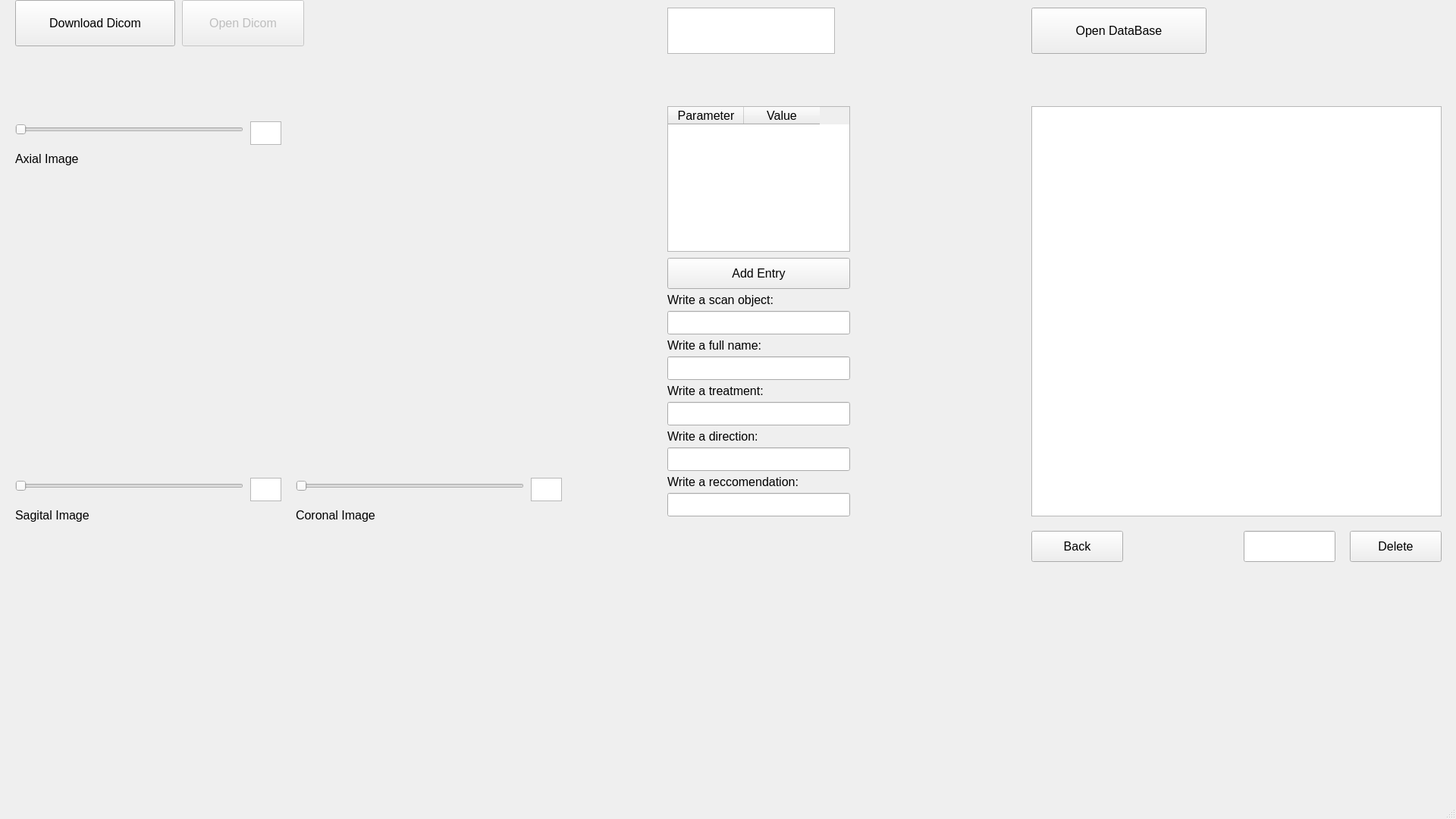
<?xml version="1.0" encoding="UTF-8"?>
<ui version="4.0">
 <class>MainWindow</class>
 <widget class="QMainWindow" name="MainWindow">
  <property name="geometry">
   <rect>
    <x>0</x>
    <y>0</y>
    <width>1920</width>
    <height>1080</height>
   </rect>
  </property>
  <property name="windowTitle">
   <string>MainWindow</string>
  </property>
  <widget class="QWidget" name="centralwidget">
   <widget class="QPushButton" name="DownloadButton">
    <property name="geometry">
     <rect>
      <x>20</x>
      <y>0</y>
      <width>211</width>
      <height>61</height>
     </rect>
    </property>
    <property name="font">
     <font>
      <family>Arial</family>
      <pointsize>12</pointsize>
     </font>
    </property>
    <property name="text">
     <string>Download Dicom</string>
    </property>
   </widget>
   <widget class="QTextEdit" name="InfoTable">
    <property name="geometry">
     <rect>
      <x>880</x>
      <y>10</y>
      <width>221</width>
      <height>61</height>
     </rect>
    </property>
    <property name="font">
     <font>
      <family>Arial</family>
      <pointsize>12</pointsize>
     </font>
    </property>
    <property name="readOnly">
     <bool>true</bool>
    </property>
   </widget>
   <widget class="QPushButton" name="OpenDicomButton">
    <property name="enabled">
     <bool>false</bool>
    </property>
    <property name="geometry">
     <rect>
      <x>240</x>
      <y>0</y>
      <width>161</width>
      <height>61</height>
     </rect>
    </property>
    <property name="font">
     <font>
      <family>Arial</family>
      <pointsize>12</pointsize>
     </font>
    </property>
    <property name="text">
     <string>Open Dicom</string>
    </property>
   </widget>
   <widget class="QLabel" name="AxialImage">
    <property name="geometry">
     <rect>
      <x>20</x>
      <y>200</y>
      <width>350</width>
      <height>350</height>
     </rect>
    </property>
    <property name="font">
     <font>
      <family>Arial</family>
      <pointsize>12</pointsize>
     </font>
    </property>
    <property name="autoFillBackground">
     <bool>true</bool>
    </property>
    <property name="text">
     <string>Axial Image</string>
    </property>
    <property name="textFormat">
     <enum>Qt::PlainText</enum>
    </property>
    <property name="scaledContents">
     <bool>true</bool>
    </property>
    <property name="alignment">
     <set>Qt::AlignLeading|Qt::AlignLeft|Qt::AlignTop</set>
    </property>
    <property name="wordWrap">
     <bool>false</bool>
    </property>
   </widget>
   <widget class="QLabel" name="SagitalImage">
    <property name="geometry">
     <rect>
      <x>20</x>
      <y>670</y>
      <width>350</width>
      <height>350</height>
     </rect>
    </property>
    <property name="font">
     <font>
      <family>Arial</family>
      <pointsize>12</pointsize>
     </font>
    </property>
    <property name="autoFillBackground">
     <bool>true</bool>
    </property>
    <property name="text">
     <string>Sagital Image</string>
    </property>
    <property name="textFormat">
     <enum>Qt::PlainText</enum>
    </property>
    <property name="scaledContents">
     <bool>true</bool>
    </property>
    <property name="alignment">
     <set>Qt::AlignLeading|Qt::AlignLeft|Qt::AlignTop</set>
    </property>
    <property name="wordWrap">
     <bool>false</bool>
    </property>
   </widget>
   <widget class="QLabel" name="CoronalImage">
    <property name="geometry">
     <rect>
      <x>390</x>
      <y>670</y>
      <width>350</width>
      <height>350</height>
     </rect>
    </property>
    <property name="font">
     <font>
      <family>Arial</family>
      <pointsize>12</pointsize>
     </font>
    </property>
    <property name="autoFillBackground">
     <bool>true</bool>
    </property>
    <property name="text">
     <string>Coronal Image</string>
    </property>
    <property name="textFormat">
     <enum>Qt::PlainText</enum>
    </property>
    <property name="scaledContents">
     <bool>true</bool>
    </property>
    <property name="alignment">
     <set>Qt::AlignLeading|Qt::AlignLeft|Qt::AlignTop</set>
    </property>
    <property name="wordWrap">
     <bool>false</bool>
    </property>
   </widget>
   <widget class="QSlider" name="SagitalSlider">
    <property name="geometry">
     <rect>
      <x>20</x>
      <y>630</y>
      <width>301</width>
      <height>22</height>
     </rect>
    </property>
    <property name="minimum">
     <number>1</number>
    </property>
    <property name="maximum">
     <number>512</number>
    </property>
    <property name="orientation">
     <enum>Qt::Horizontal</enum>
    </property>
   </widget>
   <widget class="QTextEdit" name="SagitalCount">
    <property name="geometry">
     <rect>
      <x>330</x>
      <y>630</y>
      <width>41</width>
      <height>31</height>
     </rect>
    </property>
    <property name="font">
     <font>
      <family>Arial</family>
      <pointsize>12</pointsize>
     </font>
    </property>
    <property name="readOnly">
     <bool>true</bool>
    </property>
   </widget>
   <widget class="QTextEdit" name="CoronalCount">
    <property name="geometry">
     <rect>
      <x>700</x>
      <y>630</y>
      <width>41</width>
      <height>31</height>
     </rect>
    </property>
    <property name="font">
     <font>
      <family>Arial</family>
      <pointsize>12</pointsize>
     </font>
    </property>
    <property name="readOnly">
     <bool>true</bool>
    </property>
   </widget>
   <widget class="QSlider" name="CoronalSlider">
    <property name="geometry">
     <rect>
      <x>390</x>
      <y>630</y>
      <width>301</width>
      <height>22</height>
     </rect>
    </property>
    <property name="minimum">
     <number>1</number>
    </property>
    <property name="maximum">
     <number>512</number>
    </property>
    <property name="orientation">
     <enum>Qt::Horizontal</enum>
    </property>
   </widget>
   <widget class="QTextEdit" name="AxialCount">
    <property name="geometry">
     <rect>
      <x>330</x>
      <y>160</y>
      <width>41</width>
      <height>31</height>
     </rect>
    </property>
    <property name="font">
     <font>
      <family>Arial</family>
      <pointsize>12</pointsize>
     </font>
    </property>
    <property name="readOnly">
     <bool>true</bool>
    </property>
   </widget>
   <widget class="QSlider" name="AxialSlider">
    <property name="geometry">
     <rect>
      <x>20</x>
      <y>160</y>
      <width>301</width>
      <height>22</height>
     </rect>
    </property>
    <property name="minimum">
     <number>1</number>
    </property>
    <property name="maximum">
     <number>512</number>
    </property>
    <property name="orientation">
     <enum>Qt::Horizontal</enum>
    </property>
   </widget>
   <widget class="QTableWidget" name="tableDidcom">
    <property name="geometry">
     <rect>
      <x>880</x>
      <y>140</y>
      <width>241</width>
      <height>192</height>
     </rect>
    </property>
    <property name="font">
     <font>
      <family>Arial</family>
      <pointsize>12</pointsize>
     </font>
    </property>
    <property name="showGrid">
     <bool>true</bool>
    </property>
    <column>
     <property name="text">
      <string>Parameter</string>
     </property>
    </column>
    <column>
     <property name="text">
      <string>Value</string>
     </property>
    </column>
   </widget>
   <widget class="QPushButton" name="AddEntryButton">
    <property name="geometry">
     <rect>
      <x>880</x>
      <y>340</y>
      <width>241</width>
      <height>41</height>
     </rect>
    </property>
    <property name="font">
     <font>
      <family>Arial</family>
      <pointsize>12</pointsize>
     </font>
    </property>
    <property name="text">
     <string>Add Entry</string>
    </property>
   </widget>
   <widget class="QLabel" name="ScanObjectLabel">
    <property name="geometry">
     <rect>
      <x>880</x>
      <y>380</y>
      <width>241</width>
      <height>31</height>
     </rect>
    </property>
    <property name="font">
     <font>
      <family>Arial</family>
      <pointsize>12</pointsize>
     </font>
    </property>
    <property name="text">
     <string>Write a scan object:</string>
    </property>
   </widget>
   <widget class="QLineEdit" name="ScanObjectLine">
    <property name="geometry">
     <rect>
      <x>880</x>
      <y>410</y>
      <width>241</width>
      <height>31</height>
     </rect>
    </property>
    <property name="font">
     <font>
      <family>Arial</family>
      <pointsize>12</pointsize>
     </font>
    </property>
   </widget>
   <widget class="QLabel" name="FullNameLabel">
    <property name="geometry">
     <rect>
      <x>880</x>
      <y>440</y>
      <width>241</width>
      <height>31</height>
     </rect>
    </property>
    <property name="font">
     <font>
      <family>Arial</family>
      <pointsize>12</pointsize>
     </font>
    </property>
    <property name="text">
     <string>Write a full name:</string>
    </property>
   </widget>
   <widget class="QLineEdit" name="FullNametLine">
    <property name="geometry">
     <rect>
      <x>880</x>
      <y>470</y>
      <width>241</width>
      <height>31</height>
     </rect>
    </property>
    <property name="font">
     <font>
      <family>Arial</family>
      <pointsize>12</pointsize>
     </font>
    </property>
   </widget>
   <widget class="QLabel" name="TreatmentLabel">
    <property name="geometry">
     <rect>
      <x>880</x>
      <y>500</y>
      <width>241</width>
      <height>31</height>
     </rect>
    </property>
    <property name="font">
     <font>
      <family>Arial</family>
      <pointsize>12</pointsize>
     </font>
    </property>
    <property name="text">
     <string>Write a treatment:</string>
    </property>
   </widget>
   <widget class="QLineEdit" name="TreatmentLine">
    <property name="geometry">
     <rect>
      <x>880</x>
      <y>530</y>
      <width>241</width>
      <height>31</height>
     </rect>
    </property>
    <property name="font">
     <font>
      <family>Arial</family>
      <pointsize>12</pointsize>
     </font>
    </property>
   </widget>
   <widget class="QLineEdit" name="DirectionLine">
    <property name="geometry">
     <rect>
      <x>880</x>
      <y>590</y>
      <width>241</width>
      <height>31</height>
     </rect>
    </property>
    <property name="font">
     <font>
      <family>Arial</family>
      <pointsize>12</pointsize>
     </font>
    </property>
   </widget>
   <widget class="QLabel" name="DirectionLabel">
    <property name="geometry">
     <rect>
      <x>880</x>
      <y>560</y>
      <width>241</width>
      <height>31</height>
     </rect>
    </property>
    <property name="font">
     <font>
      <family>Arial</family>
      <pointsize>12</pointsize>
     </font>
    </property>
    <property name="text">
     <string>Write a direction:</string>
    </property>
   </widget>
   <widget class="QLineEdit" name="ReccomendationLine">
    <property name="geometry">
     <rect>
      <x>880</x>
      <y>650</y>
      <width>241</width>
      <height>31</height>
     </rect>
    </property>
    <property name="font">
     <font>
      <family>Arial</family>
      <pointsize>12</pointsize>
     </font>
    </property>
   </widget>
   <widget class="QLabel" name="ReccomendationLabel">
    <property name="geometry">
     <rect>
      <x>880</x>
      <y>620</y>
      <width>241</width>
      <height>31</height>
     </rect>
    </property>
    <property name="font">
     <font>
      <family>Arial</family>
      <pointsize>12</pointsize>
     </font>
    </property>
    <property name="text">
     <string>Write a reccomendation:</string>
    </property>
   </widget>
   <widget class="QPushButton" name="OpenDataBaseButton">
    <property name="geometry">
     <rect>
      <x>1360</x>
      <y>10</y>
      <width>231</width>
      <height>61</height>
     </rect>
    </property>
    <property name="font">
     <font>
      <family>Arial</family>
      <pointsize>12</pointsize>
     </font>
    </property>
    <property name="text">
     <string>Open DataBase</string>
    </property>
   </widget>
   <widget class="QTableWidget" name="DataBaseTable">
    <property name="geometry">
     <rect>
      <x>1360</x>
      <y>140</y>
      <width>541</width>
      <height>541</height>
     </rect>
    </property>
    <property name="editTriggers">
     <set>QAbstractItemView::NoEditTriggers</set>
    </property>
   </widget>
   <widget class="QPushButton" name="BackTableButton">
    <property name="geometry">
     <rect>
      <x>1360</x>
      <y>700</y>
      <width>121</width>
      <height>41</height>
     </rect>
    </property>
    <property name="font">
     <font>
      <family>Arial</family>
      <pointsize>12</pointsize>
     </font>
    </property>
    <property name="text">
     <string>Back</string>
    </property>
   </widget>
   <widget class="QLineEdit" name="DeleteTableLine">
    <property name="geometry">
     <rect>
      <x>1640</x>
      <y>700</y>
      <width>121</width>
      <height>41</height>
     </rect>
    </property>
   </widget>
   <widget class="QPushButton" name="DeleteTableButton">
    <property name="geometry">
     <rect>
      <x>1780</x>
      <y>700</y>
      <width>121</width>
      <height>41</height>
     </rect>
    </property>
    <property name="font">
     <font>
      <family>Arial</family>
      <pointsize>12</pointsize>
     </font>
    </property>
    <property name="text">
     <string>Delete</string>
    </property>
   </widget>
  </widget>
  <widget class="QMenuBar" name="menubar">
   <property name="geometry">
    <rect>
     <x>0</x>
     <y>0</y>
     <width>1920</width>
     <height>22</height>
    </rect>
   </property>
  </widget>
  <widget class="QStatusBar" name="statusbar"/>
 </widget>
 <resources/>
 <connections/>
</ui>
